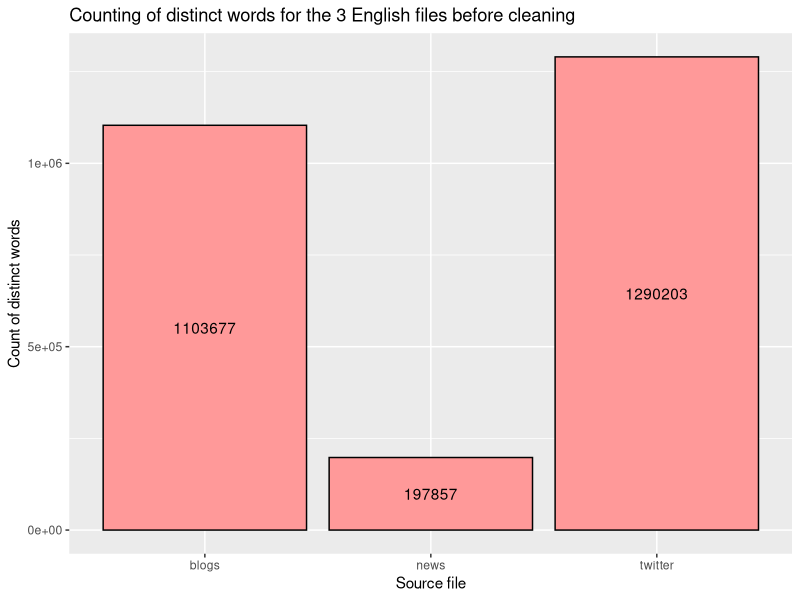

Write the R code that produced this figure.
## ---- chunk 1
library(ggplot2)
## ---- chunk 2
lines_en <- list(blogs=899288, news=1010242, twitter=2360148)
lines_de <- list(blogs=371440, news=244743, twitter=947774)
lines_fi <- list(blogs=439785, news=485758, twitter=285214)
lines_ru <- list(blogs=337100, news=196360, twitter=881414)
## ---- chunk 3
size_en <- list(blogs=210160014, news=205811889, twitter=167105332)
size_de <- list(blogs=85459666, news=95591959, twitter=75578341)
size_fi <- list(blogs=108503595, news=94234350, twitter=25331142)
size_ru <- list(blogs=116855835, news=118996424, twitter=105182346)
## ---- chunk 4
wc_en <- list(blogs=37334641, news=2643986, twitter=30373906)
wc_de <- list(blogs=6191461, news=13219530, twitter=11803694)
wc_fi <- list(blogs=12732199, news=10446086, twitter=3152831)
wc_ru <- list(blogs=9455535, news=9202756, twitter=9289235)
## ---- chunk 5
avg_line_en <- list(blogs=230, news=202, twitter=69)  #avgLineSize
avg_line_de <- list(blogs=224, news=382, twitter=77)
avg_line_fi <- list(blogs=234, news=184, twitter=83)
avg_line_ru <- list(blogs=190, news=331, twitter=66)
## ---- chunk 6
# precomputed values on final data set

# distinct words count (not filtered, not cleaned) => w variable stored in "raw_stats_final_set.RData""
diff_wc_en <- data.frame(Source = factor(c("blogs", "news", "twitter"), levels=c("blogs", "news", "twitter")), count_distinct=c(1103677, 197857, 1290203))

# this is after merging the 3 hash maps of words
totalDiffWords <- 2123961

mostOccuringWord <- "the"
mostOccuringFreq <- 2627984
lowFreq = c(1432150,  232970,  102421,   59333,   39632,   28731,   21702,   17349,   14106,   11727)
lowFreqRatio = lowFreq/totalDiffWords
freq1 <- lowFreqRatio[[1]]
freq5 <- sum(lowFreqRatio[1:5])
freq10 <- sum(lowFreqRatio)
## ---- chunk 7
ggplot(data=diff_wc_en, aes(x=Source, y=count_distinct)) + geom_bar(stat="identity", fill="#FF9999", colour="black") + 
  geom_text(aes(x=Source, y=count_distinct/2, ymax=count_distinct, label=count_distinct)) + 
  xlab("Source file") + ylab("Count of distinct words") +
  ggtitle("Counting of distinct words for the 3 English files before cleaning")
## ---- chunk 8
#ggplot(data=wordsHashEn_values_df, aes(wordsHashEn_values_df$wordsHashEn_values)) + geom_histogram(fill="#FF9999", colour="black")
## ---- chunk 9
wc_en10 <- list(blogs=251347, news=46529, twitter=265344)
total_wc_en10 <- 448865
## ---- chunk 10
wc_cleaned_en10 <- 172691
wc_cleaned_remove1_en10 <- 69603
wc_cleaned_remove2_en10 <- 50302
cleanup_ratio_en10  <- wc_cleaned_en10/total_wc_en10
cleanup_ratio_remove1_en10  <- wc_cleaned_remove1_en10/total_wc_en10
cleanup_ratio_remove2_en10  <- wc_cleaned_remove2_en10/total_wc_en10
## ---- chunk 11
aardvark_position <- 15
aardvark_freq <- 5
the_freq <- 296140
